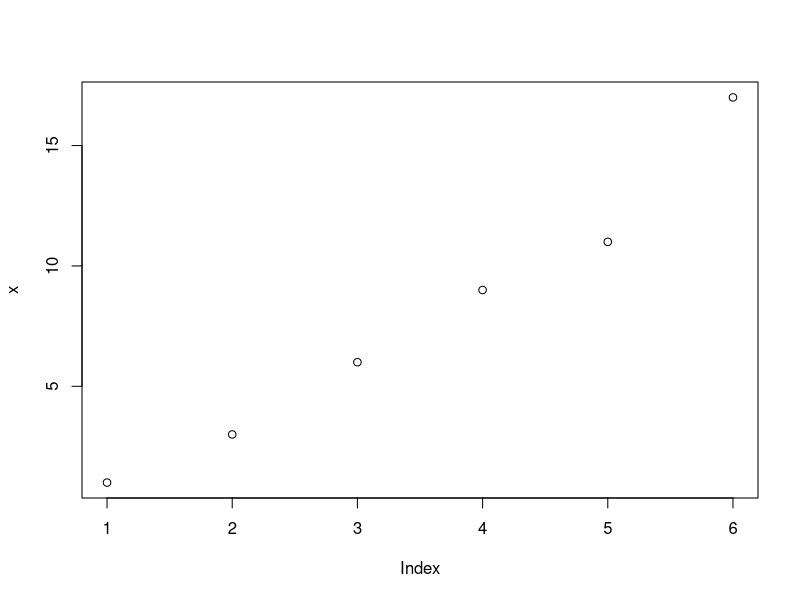

Recreate this plot in R.
3 + 77

30/3

die = 1:6
die

a = 5

a + 2

die = 1:20 # this will overwrite die

ls()  # check the env values
# list objects

?ls() # help


die/2
die * die
die = 1:6

#############################

round(3.1415)
round(3.1415, 2)

factorial(6)

average = mean(die)
round(average)

set.seed(1)
sample(die, 2)

sample(die, 5, replace = TRUE)


#############################

die

dice = sample(die, 5, replace = TRUE)
mean(dice)
sum(dice)
sd(dice)

############################

x = c(1, 3, 6, 9, 11, 17)
y = x^2

x + y

plot(x)



z = replicate(10, 3)
z